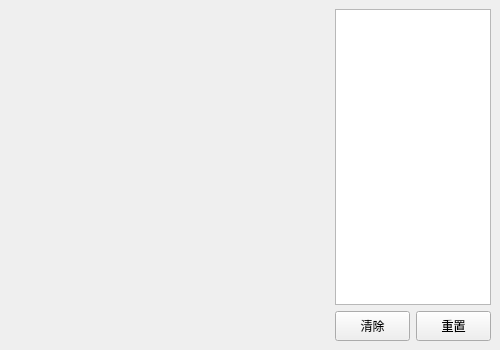
<?xml version="1.0" encoding="UTF-8"?>
<ui version="4.0">
 <class>SysInfo</class>
 <widget class="QMainWindow" name="SysInfo">
  <property name="geometry">
   <rect>
    <x>0</x>
    <y>0</y>
    <width>500</width>
    <height>350</height>
   </rect>
  </property>
  <property name="minimumSize">
   <size>
    <width>500</width>
    <height>350</height>
   </size>
  </property>
  <property name="maximumSize">
   <size>
    <width>1000</width>
    <height>700</height>
   </size>
  </property>
  <property name="windowTitle">
   <string>SysInfo</string>
  </property>
  <widget class="QWidget" name="centralwidget">
   <layout class="QGridLayout" name="gridLayout" rowstretch="0,0" columnstretch="9,1">
    <item row="0" column="0">
     <widget class="QCustomPlot" name="qcp_core" native="true"/>
    </item>
    <item row="0" column="1" rowspan="2">
     <layout class="QVBoxLayout" name="verticalLayout">
      <item>
       <widget class="QTableWidget" name="tbl_list">
        <property name="minimumSize">
         <size>
          <width>140</width>
          <height>0</height>
         </size>
        </property>
        <property name="maximumSize">
         <size>
          <width>16777215</width>
          <height>16777215</height>
         </size>
        </property>
       </widget>
      </item>
      <item>
       <layout class="QHBoxLayout" name="horizontalLayout">
        <item>
         <widget class="QPushButton" name="btn_clear">
          <property name="minimumSize">
           <size>
            <width>75</width>
            <height>30</height>
           </size>
          </property>
          <property name="maximumSize">
           <size>
            <width>75</width>
            <height>30</height>
           </size>
          </property>
          <property name="text">
           <string>清除</string>
          </property>
         </widget>
        </item>
        <item>
         <spacer name="horizontalSpacer">
          <property name="orientation">
           <enum>Qt::Horizontal</enum>
          </property>
          <property name="sizeHint" stdset="0">
           <size>
            <width>40</width>
            <height>20</height>
           </size>
          </property>
         </spacer>
        </item>
        <item>
         <widget class="QPushButton" name="btn_reset">
          <property name="minimumSize">
           <size>
            <width>75</width>
            <height>30</height>
           </size>
          </property>
          <property name="maximumSize">
           <size>
            <width>75</width>
            <height>30</height>
           </size>
          </property>
          <property name="text">
           <string>重置</string>
          </property>
         </widget>
        </item>
       </layout>
      </item>
     </layout>
    </item>
    <item row="1" column="0">
     <widget class="QCustomPlot" name="qcp_info" native="true"/>
    </item>
   </layout>
  </widget>
 </widget>
 <customwidgets>
  <customwidget>
   <class>QCustomPlot</class>
   <extends>QWidget</extends>
   <header location="global">utility/qcustomplot/qcustomplot.h</header>
   <container>1</container>
  </customwidget>
 </customwidgets>
 <resources/>
 <connections/>
</ui>
